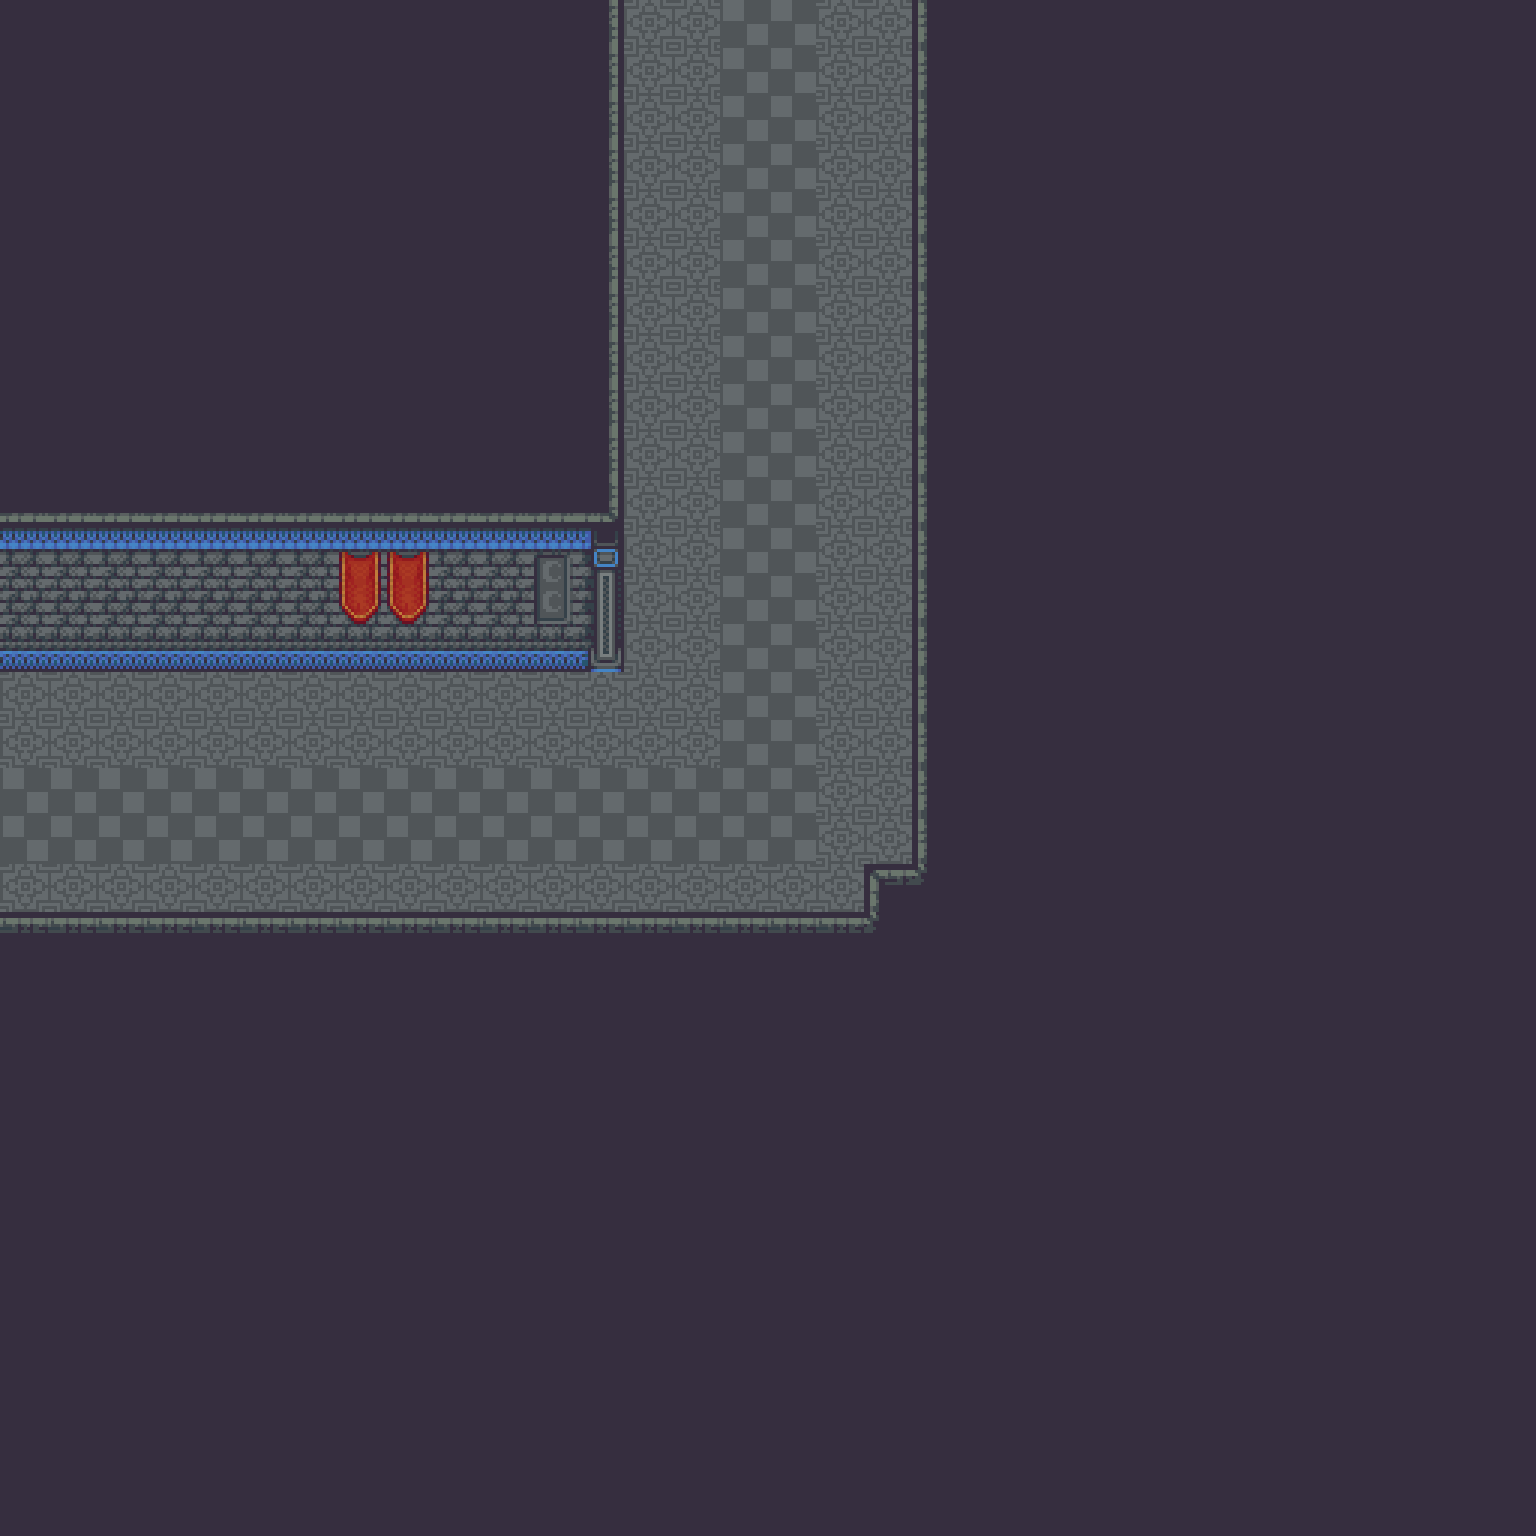

Rendered tile map (Tiled .tmx) drawn with the repository's tilesets; below, a short description and the map source with its tile grids summarised:
An orthogonal 32x32 tile map with 48x48 px tiles, 2 tile layers (Floor, Furnishing) and 1 object.

<map version="1.2" tiledversion="1.3.4" orientation="orthogonal" renderorder="right-down" width="32" height="32" tilewidth="48" tileheight="48" infinite="0" nextlayerid="4" nextobjectid="2">
 <tileset firstgid="1" source="Castle.tsx" />
 <layer id="2" name="Floor" width="32" height="32">
  <data>[1024 cells, 1024 non-empty, 2 distinct tile ids]</data>
 </layer>
 <layer id="1" name="Furnishing" width="32" height="32">
  <data>[1024 cells, 846 non-empty, 20 distinct tile ids]</data>
 </layer>
 <objectgroup id="3" name="Props">
  <object id="1" gid="235" x="816" y="864" width="48" height="48">
   <properties>
    <property name="I" value="[ChestSpawn]" />
   </properties>
  </object>
 </objectgroup>
</map>
